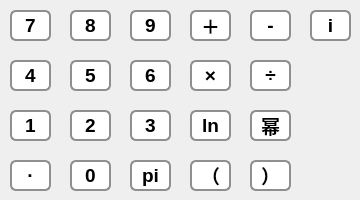
      <widget class="QWidget" name="tab_3">
       <attribute name="title">
        <string>Tab 1</string>
       </attribute>
       <widget class="QPushButton" name="pushButton_38">
        <property name="geometry">
         <rect>
          <x>130</x>
          <y>10</y>
          <width>41</width>
          <height>31</height>
         </rect>
        </property>
        <property name="styleSheet">
         <string notr="true">QPushButton{
border: 2px solid #8f8f91;
 border-radius: 6px; 
 font: bold 19px;
background-color:rgb(255, 255, 255);
}
QPushButton:hover{
background-color:rgb(227, 227, 227);
}
QPushButton:pressed{
	border-left: 3px outset rgb(93, 95, 97); 
		
background-color:rgb(227, 227, 227);
}</string>
        </property>
        <property name="text">
         <string>9</string>
        </property>
       </widget>
       <widget class="QPushButton" name="pushButton_40">
        <property name="geometry">
         <rect>
          <x>190</x>
          <y>10</y>
          <width>41</width>
          <height>31</height>
         </rect>
        </property>
        <property name="styleSheet">
         <string notr="true">QPushButton{
border: 2px solid #8f8f91;
 border-radius: 6px; 
 font: bold 19px;
background-color:rgb(255, 255, 255);
}
QPushButton:hover{
background-color:rgb(227, 227, 227);
}
QPushButton:pressed{
	border-left: 3px outset rgb(93, 95, 97); 
		
background-color:rgb(227, 227, 227);
}</string>
        </property>
        <property name="text">
         <string>＋</string>
        </property>
       </widget>
       <widget class="QPushButton" name="pushButton_41">
        <property name="geometry">
         <rect>
          <x>70</x>
          <y>110</y>
          <width>41</width>
          <height>31</height>
         </rect>
        </property>
        <property name="styleSheet">
         <string notr="true">QPushButton{
border: 2px solid #8f8f91;
 border-radius: 6px; 
 font: bold 19px;
background-color:rgb(255, 255, 255);
}
QPushButton:hover{
background-color:rgb(227, 227, 227);
}
QPushButton:pressed{
	border-left: 3px outset rgb(93, 95, 97); 
		
background-color:rgb(227, 227, 227);
}</string>
        </property>
        <property name="text">
         <string>2</string>
        </property>
       </widget>
       <widget class="QPushButton" name="pushButton_42">
        <property name="geometry">
         <rect>
          <x>190</x>
          <y>160</y>
          <width>41</width>
          <height>31</height>
         </rect>
        </property>
        <property name="styleSheet">
         <string notr="true">QPushButton{
border: 2px solid #8f8f91;
 border-radius: 6px; 
 font: bold 19px;
background-color:rgb(255, 255, 255);
}
QPushButton:hover{
background-color:rgb(227, 227, 227);
}
QPushButton:pressed{
	border-left: 3px outset rgb(93, 95, 97); 
		
background-color:rgb(227, 227, 227);
}</string>
        </property>
        <property name="text">
         <string>（</string>
        </property>
       </widget>
       <widget class="QPushButton" name="pushButton_44">
        <property name="geometry">
         <rect>
          <x>130</x>
          <y>60</y>
          <width>41</width>
          <height>31</height>
         </rect>
        </property>
        <property name="styleSheet">
         <string notr="true">QPushButton{
border: 2px solid #8f8f91;
 border-radius: 6px; 
 font: bold 19px;
background-color:rgb(255, 255, 255);
}
QPushButton:hover{
background-color:rgb(227, 227, 227);
}
QPushButton:pressed{
	border-left: 3px outset rgb(93, 95, 97); 
		
background-color:rgb(227, 227, 227);
}</string>
        </property>
        <property name="text">
         <string>6</string>
        </property>
       </widget>
       <widget class="QPushButton" name="pushButton_45">
        <property name="geometry">
         <rect>
          <x>190</x>
          <y>60</y>
          <width>41</width>
          <height>31</height>
         </rect>
        </property>
        <property name="styleSheet">
         <string notr="true">QPushButton{
border: 2px solid #8f8f91;
 border-radius: 6px; 
 font: bold 19px;
background-color:rgb(255, 255, 255);
}
QPushButton:hover{
background-color:rgb(227, 227, 227);
}
QPushButton:pressed{
	border-left: 3px outset rgb(93, 95, 97); 
		
background-color:rgb(227, 227, 227);
}</string>
        </property>
        <property name="text">
         <string>×</string>
        </property>
       </widget>
       <widget class="QPushButton" name="pushButton_46">
        <property name="geometry">
         <rect>
          <x>130</x>
          <y>110</y>
          <width>41</width>
          <height>31</height>
         </rect>
        </property>
        <property name="styleSheet">
         <string notr="true">QPushButton{
border: 2px solid #8f8f91;
 border-radius: 6px; 
 font: bold 19px;
background-color:rgb(255, 255, 255);
}
QPushButton:hover{
background-color:rgb(227, 227, 227);
}
QPushButton:pressed{
	border-left: 3px outset rgb(93, 95, 97); 
		
background-color:rgb(227, 227, 227);
}</string>
        </property>
        <property name="text">
         <string>3</string>
        </property>
       </widget>
       <widget class="QPushButton" name="pushButton_47">
        <property name="geometry">
         <rect>
          <x>10</x>
          <y>60</y>
          <width>41</width>
          <height>31</height>
         </rect>
        </property>
        <property name="styleSheet">
         <string notr="true">QPushButton{
border: 2px solid #8f8f91;
 border-radius: 6px; 
 font: bold 19px;
background-color:rgb(255, 255, 255);
}
QPushButton:hover{
background-color:rgb(227, 227, 227);
}
QPushButton:pressed{
	border-left: 3px outset rgb(93, 95, 97); 
		
background-color:rgb(227, 227, 227);
}</string>
        </property>
        <property name="text">
         <string>4</string>
        </property>
       </widget>
       <widget class="QPushButton" name="pushButton_48">
        <property name="geometry">
         <rect>
          <x>10</x>
          <y>160</y>
          <width>41</width>
          <height>31</height>
         </rect>
        </property>
        <property name="styleSheet">
         <string notr="true">QPushButton{
border: 2px solid #8f8f91;
 border-radius: 6px; 
 font: bold 19px;
background-color:rgb(255, 255, 255);
}
QPushButton:hover{
background-color:rgb(227, 227, 227);
}
QPushButton:pressed{
	border-left: 3px outset rgb(93, 95, 97); 
		
background-color:rgb(227, 227, 227);
}</string>
        </property>
        <property name="text">
         <string>·</string>
        </property>
       </widget>
       <widget class="QPushButton" name="pushButton_49">
        <property name="geometry">
         <rect>
          <x>10</x>
          <y>10</y>
          <width>41</width>
          <height>31</height>
         </rect>
        </property>
        <property name="styleSheet">
         <string notr="true">QPushButton{
border: 2px solid #8f8f91;
 border-radius: 6px; 
 font: bold 19px;
background-color:rgb(255, 255, 255);
}
QPushButton:hover{
background-color:rgb(227, 227, 227);
}
QPushButton:pressed{
	border-left: 3px outset rgb(93, 95, 97); 
		
background-color:rgb(227, 227, 227);
}</string>
        </property>
        <property name="text">
         <string>7</string>
        </property>
       </widget>
       <widget class="QPushButton" name="pushButton_51">
        <property name="geometry">
         <rect>
          <x>250</x>
          <y>160</y>
          <width>41</width>
          <height>31</height>
         </rect>
        </property>
        <property name="styleSheet">
         <string notr="true">QPushButton{
border: 2px solid #8f8f91;
 border-radius: 6px; 
 font: bold 19px;
background-color:rgb(255, 255, 255);
}
QPushButton:hover{
background-color:rgb(227, 227, 227);
}
QPushButton:pressed{
	border-left: 3px outset rgb(93, 95, 97); 
		
background-color:rgb(227, 227, 227);
}</string>
        </property>
        <property name="text">
         <string>）</string>
        </property>
       </widget>
       <widget class="QPushButton" name="pushButton_52">
        <property name="geometry">
         <rect>
          <x>70</x>
          <y>60</y>
          <width>41</width>
          <height>31</height>
         </rect>
        </property>
        <property name="styleSheet">
         <string notr="true">QPushButton{
border: 2px solid #8f8f91;
 border-radius: 6px; 
 font: bold 19px;
background-color:rgb(255, 255, 255);
}
QPushButton:hover{
background-color:rgb(227, 227, 227);
}
QPushButton:pressed{
	border-left: 3px outset rgb(93, 95, 97); 
		
background-color:rgb(227, 227, 227);
}</string>
        </property>
        <property name="text">
         <string>5</string>
        </property>
       </widget>
       <widget class="QPushButton" name="pushButton_55">
        <property name="geometry">
         <rect>
          <x>250</x>
          <y>10</y>
          <width>41</width>
          <height>31</height>
         </rect>
        </property>
        <property name="styleSheet">
         <string notr="true">QPushButton{
border: 2px solid #8f8f91;
 border-radius: 6px; 
 font: bold 19px;
background-color:rgb(255, 255, 255);
}
QPushButton:hover{
background-color:rgb(227, 227, 227);
}
QPushButton:pressed{
	border-left: 3px outset rgb(93, 95, 97); 
		
background-color:rgb(227, 227, 227);
}</string>
        </property>
        <property name="text">
         <string>-</string>
        </property>
       </widget>
       <widget class="QPushButton" name="pushButton_56">
        <property name="geometry">
         <rect>
          <x>70</x>
          <y>10</y>
          <width>41</width>
          <height>31</height>
         </rect>
        </property>
        <property name="styleSheet">
         <string notr="true">QPushButton{
border: 2px solid #8f8f91;
 border-radius: 6px; 
 font: bold 19px;
background-color:rgb(255, 255, 255);
}
QPushButton:hover{
background-color:rgb(227, 227, 227);
}
QPushButton:pressed{
	border-left: 3px outset rgb(93, 95, 97); 
		
background-color:rgb(227, 227, 227);
}</string>
        </property>
        <property name="text">
         <string>8</string>
        </property>
       </widget>
       <widget class="QPushButton" name="pushButton_57">
        <property name="geometry">
         <rect>
          <x>250</x>
          <y>60</y>
          <width>41</width>
          <height>31</height>
         </rect>
        </property>
        <property name="styleSheet">
         <string notr="true">QPushButton{
border: 2px solid #8f8f91;
 border-radius: 6px; 
 font: bold 19px;
background-color:rgb(255, 255, 255);
}
QPushButton:hover{
background-color:rgb(227, 227, 227);
}
QPushButton:pressed{
	border-left: 3px outset rgb(93, 95, 97); 
		
background-color:rgb(227, 227, 227);
}</string>
        </property>
        <property name="text">
         <string>÷</string>
        </property>
       </widget>
       <widget class="QPushButton" name="pushButton_58">
        <property name="geometry">
         <rect>
          <x>10</x>
          <y>110</y>
          <width>41</width>
          <height>31</height>
         </rect>
        </property>
        <property name="styleSheet">
         <string notr="true">QPushButton{
border: 2px solid #8f8f91;
 border-radius: 6px; 
 font: bold 19px;
background-color:rgb(255, 255, 255);
}
QPushButton:hover{
background-color:rgb(227, 227, 227);
}
QPushButton:pressed{
	border-left: 3px outset rgb(93, 95, 97); 
		
background-color:rgb(227, 227, 227);
}</string>
        </property>
        <property name="text">
         <string>1</string>
        </property>
       </widget>
       <widget class="QPushButton" name="pushButton_59">
        <property name="geometry">
         <rect>
          <x>190</x>
          <y>110</y>
          <width>41</width>
          <height>31</height>
         </rect>
        </property>
        <property name="styleSheet">
         <string notr="true">QPushButton{
border: 2px solid #8f8f91;
 border-radius: 6px; 
 font: bold 19px;
background-color:rgb(255, 255, 255);
}
QPushButton:hover{
background-color:rgb(227, 227, 227);
}
QPushButton:pressed{
	border-left: 3px outset rgb(93, 95, 97); 
		
background-color:rgb(227, 227, 227);
}</string>
        </property>
        <property name="text">
         <string>ln</string>
        </property>
       </widget>
       <widget class="QPushButton" name="pushButton_53">
        <property name="geometry">
         <rect>
          <x>70</x>
          <y>160</y>
          <width>41</width>
          <height>31</height>
         </rect>
        </property>
        <property name="styleSheet">
         <string notr="true">QPushButton{
border: 2px solid #8f8f91;
 border-radius: 6px; 
 font: bold 19px;
background-color:rgb(255, 255, 255);
}
QPushButton:hover{
background-color:rgb(227, 227, 227);
}
QPushButton:pressed{
	border-left: 3px outset rgb(93, 95, 97); 
		
background-color:rgb(227, 227, 227);
}</string>
        </property>
        <property name="text">
         <string>0</string>
        </property>
       </widget>
       <widget class="QPushButton" name="pushButton_50">
        <property name="geometry">
         <rect>
          <x>130</x>
          <y>160</y>
          <width>41</width>
          <height>31</height>
         </rect>
        </property>
        <property name="styleSheet">
         <string notr="true">QPushButton{
border: 2px solid #8f8f91;
 border-radius: 6px; 
 font: bold 19px;
background-color:rgb(255, 255, 255);
}
QPushButton:hover{
background-color:rgb(227, 227, 227);
}
QPushButton:pressed{
	border-left: 3px outset rgb(93, 95, 97); 
		
background-color:rgb(227, 227, 227);
}</string>
        </property>
        <property name="text">
         <string>pi</string>
        </property>
       </widget>
       <widget class="QPushButton" name="pushButton_54">
        <property name="geometry">
         <rect>
          <x>250</x>
          <y>110</y>
          <width>41</width>
          <height>31</height>
         </rect>
        </property>
        <property name="styleSheet">
         <string notr="true">QPushButton{
border: 2px solid #8f8f91;
 border-radius: 6px; 
 font: bold 19px;
background-color:rgb(255, 255, 255);
}
QPushButton:hover{
background-color:rgb(227, 227, 227);
}
QPushButton:pressed{
	border-left: 3px outset rgb(93, 95, 97); 
		
background-color:rgb(227, 227, 227);
}</string>
        </property>
        <property name="text">
         <string>幂</string>
        </property>
       </widget>
       <widget class="QPushButton" name="pushButton_72">
        <property name="geometry">
         <rect>
          <x>310</x>
          <y>10</y>
          <width>41</width>
          <height>31</height>
         </rect>
        </property>
        <property name="styleSheet">
         <string notr="true">QPushButton{
border: 2px solid #8f8f91;
 border-radius: 6px; 
 font: bold 19px;
background-color:rgb(255, 255, 255);
}
QPushButton:hover{
background-color:rgb(227, 227, 227);
}
QPushButton:pressed{
	border-left: 3px outset rgb(93, 95, 97); 
		
background-color:rgb(227, 227, 227);
}</string>
        </property>
        <property name="text">
         <string>i</string>
        </property>
       </widget>
      </widget>
